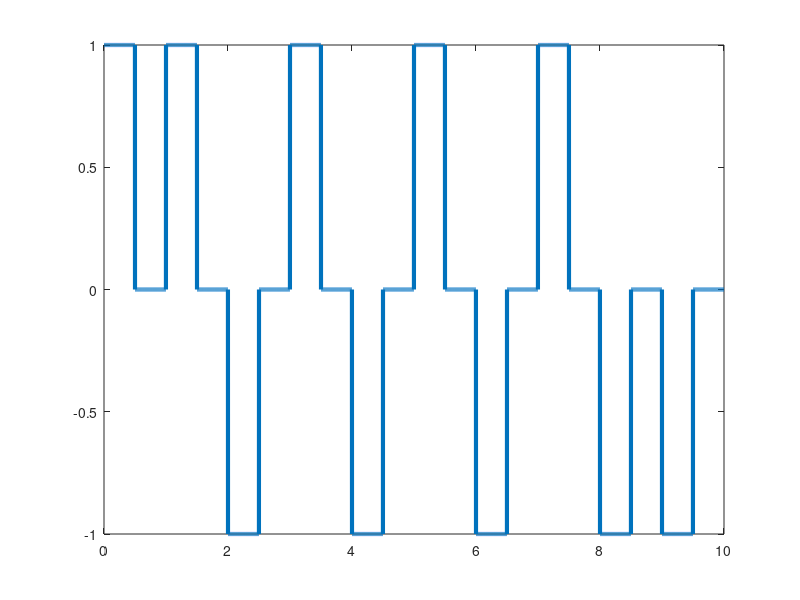

The MATLAB source for this figure:
bits = randi([0 1],1,10);
bitrate = 1;
disp (bits);
n= 1000;
T= length(bits)/bitrate;
N = n*length(bits);
dt = T/N;
t = 0:dt:T;
x = zeros(1, length(t));
for i=1:length(bits)
if bits(i)==1
x((i-1)*n+1:(i-1)*n+n/2)=1;
else
x((i-1)*n+1:(i-1)* n+n/2)= -1;
end
end
plot(t, x, 'Linewidth', 3);

